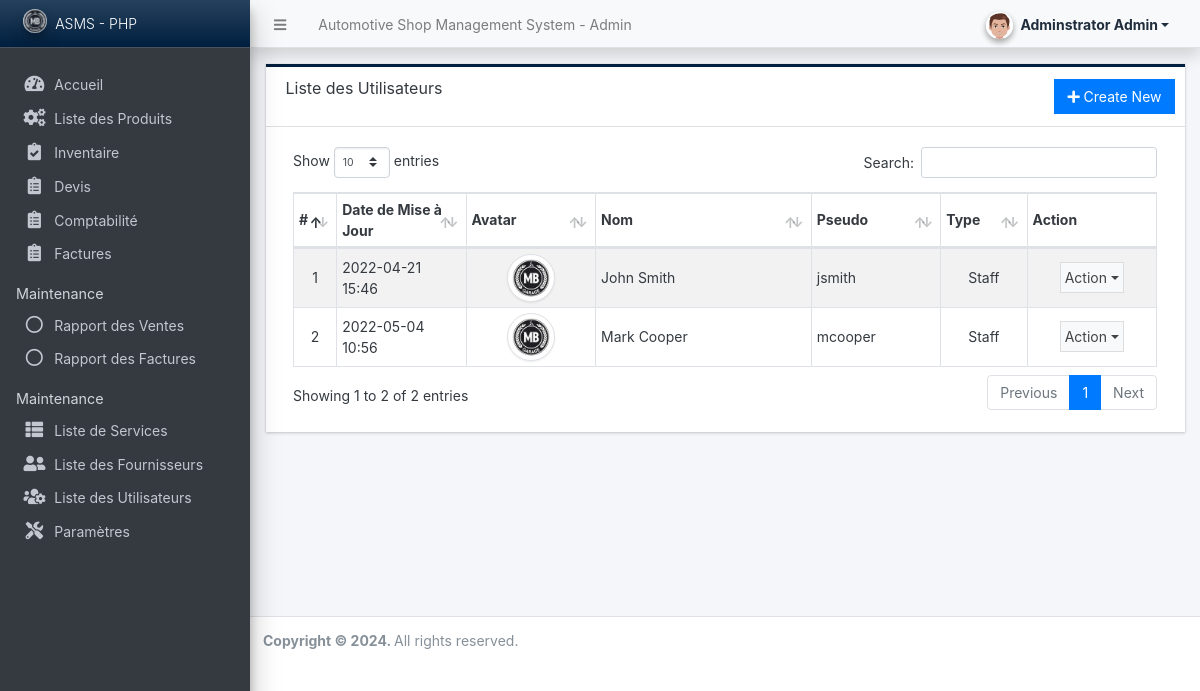
/admin/?page=user/list (signed in), run on an earlier commit of the app's database.
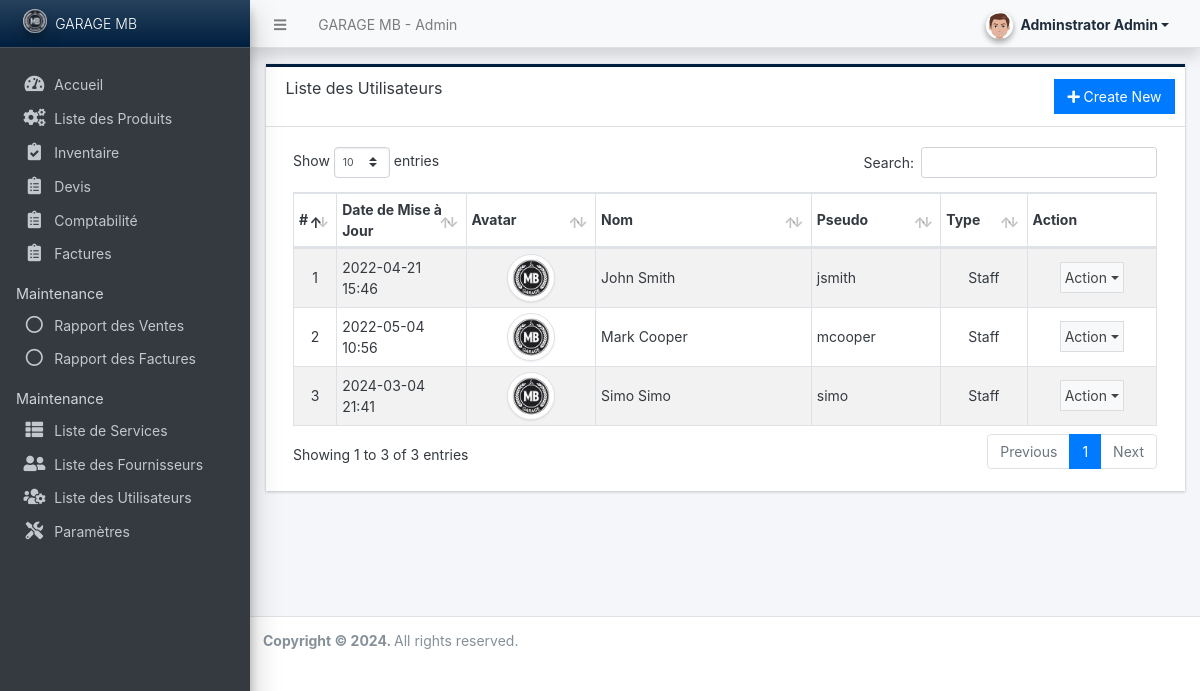
And on a later commit of the database.
### tables this page shows
CREATE TABLE `users` (
  `id` int(50) NOT NULL,
  `firstname` varchar(250) NOT NULL,
  `lastname` varchar(250) NOT NULL,
  `username` text NOT NULL,
  `password` text NOT NULL,
  `avatar` text DEFAULT NULL,
  `last_login` datetime DEFAULT NULL,
  `type` tinyint(1) NOT NULL DEFAULT 0,
  `date_added` datetime NOT NULL DEFAULT current_timestamp(),
  `date_updated` datetime DEFAULT current_timestamp() ON UPDATE current_timestamp()
);

### config.php (called while the page is built, shortened)
<?php
require_once('classes/DBConnection.php');
require_once('classes/SystemSettings.php');
function validate_image($file){
    global $_settings;
	if(!empty($file)){
        $ex = explode("?",$file);
        $file = $ex[0];
        $ts = isset($ex[1]) ? "?".$ex[1] : '';
		if(is_file(base_app.$file)){
			return base_url.$file.$ts;
		}else{
			return base_url.($_settings->info('logo'));
		}
	}else{
		return base_url.($_settings->info('logo'));
	}
}
function isMobileDevice(){
    $aMobileUA = array(
        '/iphone/i' => 'iPhone',
        '/ipod/i' => 'iPod',
        '/ipad/i' => 'iPad',
        '/android/i' => 'Android',
        '/blackberry/i' => 'BlackBerry',
        '/webos/i' => 'Mobile'
    );
    return false;
}
?>

### classes/DBConnection.php (called while the page is built, shortened)
<?php
class DBConnection{
    private $host = DB_SERVER;
    private $username = DB_USERNAME;
    private $password = DB_PASSWORD;
    private $database = DB_NAME;
    public $conn;
    public function __construct(){
        if (!isset($this->conn)) {
            $this->conn = new mysqli($this->host, $this->username, $this->password, $this->database);
        }
    }
}
?>

### classes/SystemSettings.php (called while the page is built, shortened)
<?php
class SystemSettings extends DBConnection{
	function userdata($field = ''){
		if(!empty($field)){
			if(isset($_SESSION['userdata'][$field]))
				return $_SESSION['userdata'][$field];
			else
				return null;
		}else{
			return false;
		}
	}
	function info($field=''){
		if(!empty($field)){
			if(isset($_SESSION['system_info'][$field]))
				return $_SESSION['system_info'][$field];
			else
				return false;
		}else{
			return false;
		}
	}
}
$_settings = new SystemSettings();
?>

### admin/user/list.php (the view, shortened to what the changed rows need)
<div class="card card-outline rounded-0 card-navy">
	<div class="card-header">
		<h3 class="card-title">Liste des Utilisateurs</h3>
		<div class="card-tools">
			<a href="./?page=user/manage_user" id="create_new" class="btn btn-flat btn-primary"><span class="fas fa-plus"></span>  Create New</a>
		</div>
	</div>
	<div class="card-body">
        <div class="container-fluid">
			<table class="table table-hover table-striped table-bordered" id="list">
				<colgroup>
					<col width="5%">
					<col width="15%">
					<col width="15%">
					<col width="25%">
					<col width="15%">
					<col width="10%">
					<col width="15%">
				</colgroup>
				<thead>
					<tr>
						<th>#</th>
						<th>Date de Mise à Jour</th>
						<th>Avatar</th>
						<th>Nom</th>
						<th>Pseudo</th>
						<th>Type</th>
						<th>Action</th>
					</tr>
				</thead>
				<tbody>
					<?php
					$i = 1;
						$qry = $conn->query("SELECT *, concat(firstname,' ', lastname) as `name` from `users` where id != '{$_settings->userdata('id')}' order by concat(firstname,' ', lastname) asc ");
						while($row = $qry->fetch_assoc()):
					?>
						<tr>
							<td class="text-center"><?php echo $i++; ?></td>
							<td><?php echo date("Y-m-d H:i",strtotime($row['date_updated'])) ?></td>
							<td class="text-center">
                                <img src="<?= validate_image($row['avatar']) ?>" alt="" class="img-thumbnail rounded-circle user-avatar">
                            </td>
							<td><?php echo $row['name'] ?></td>
							<td><?php echo $row['username'] ?></td>
							<td class="text-center">
                                <?php if($row['type'] == 1): ?>
                                    Administrator
                                <?php elseif($row['type'] == 2): ?>
                                    Staff
                                <?php else: ?>
									N/A
                                <?php endif; ?>
                            </td>
							<td align="center">
								 <button type="button" class="btn btn-flat p-1 btn-default btn-sm dropdown-toggle dropdown-icon" data-toggle="dropdown">
				                  		Action
				                  </button>
							</td>
						</tr>
					<?php endwhile; ?>
				</tbody>
			</table>
		</div>
	</div>
</div>

### admin/inc/topBarNav.php (shortened to what the changed rows need)
<nav class="main-header navbar navbar-expand navbar-light shadow text-sm">
  <ul class="navbar-nav">
    <li class="nav-item d-none d-sm-inline-block">
      <a href="<?php echo base_url ?>" class="nav-link"><?php echo (!isMobileDevice()) ? $_settings->info('name'):$_settings->info('short_name'); ?> - Admin</a>
    </li>
  </ul>
</nav>

### admin/inc/navigation.php (shortened to what the changed rows need)
<aside class="main-sidebar sidebar-dark-primary elevation-4 sidebar-no-expand">
  <a href="<?php echo base_url ?>admin" class="brand-link bg-gradient-navy text-sm">
  <img src="<?php echo validate_image($_settings->info('logo'))?>" alt="Store Logo" class="brand-image img-circle elevation-3" style="opacity: .8;width: 1.5rem;height: 1.5rem;max-height: unset">
  <span class="brand-text font-weight-light"><?php echo $_settings->info('short_name') ?></span>
  </a>
</aside>

What changed in the data, as far as the page shows it:
added users: date_updated "2024-03-04 21:41", name "Simo Simo", username "simo", type "Staff"
Also different on the page:
$_settings->info('name'): "Automotive Shop Management System" → "GARAGE MB"
$_settings->info('short_name'): "ASMS - PHP" → "GARAGE MB"
text written by a page script: "Show entries Search: Showing 1 to 2 of 2 entries Previous 1 Next" → "Show entries Search: Showing 1 to 3 of 3 entries Previous 1 Next"
